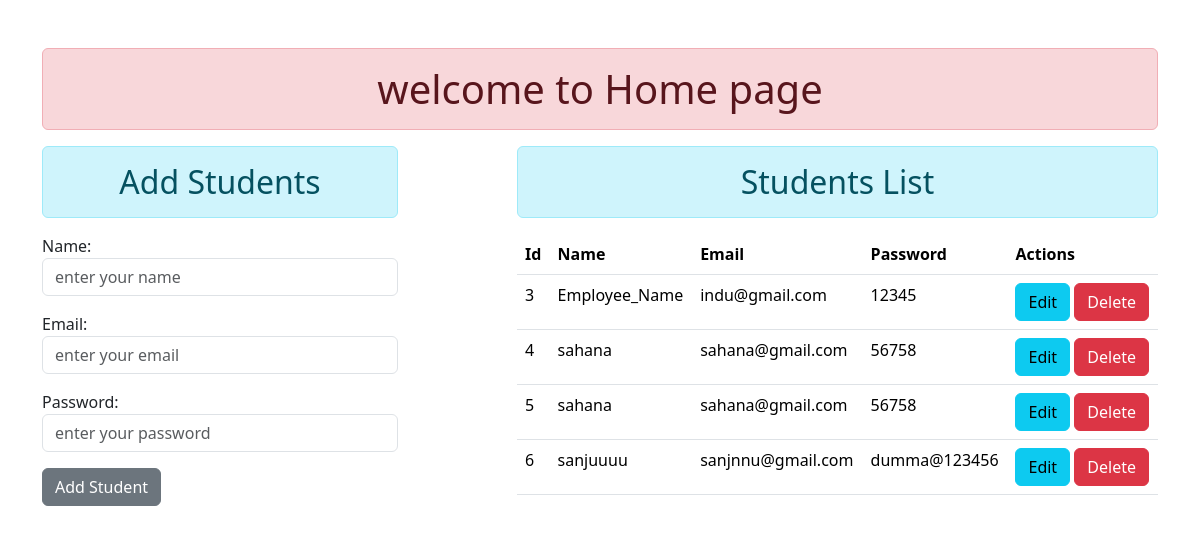
The page / on the database its author committed.
### std_crud/models.py (models this page shows)
class Student(models.Model):
    name = models.CharField(blank=False, max_length=200)
    email = models.EmailField(blank=False)
    password = models.CharField(blank=False, max_length=200)

### std_crud/views.py (the view)
# urls.py: path("",views.home ,name="home"),
def home(request):
    if request.method == "POST":
        std_form = forms.StudentForm(request.POST)
        if std_form.is_valid():
            std_form.save()
        student_form = forms.StudentForm()  # Reinitialize form after saving
    else:
        student_form = forms.StudentForm()
    students = models.Student.objects.all()
    context = {"students": students, "student_form": student_form}
    return render(request, "home.html", context)

### std_crud/forms.py
class StudentForm(forms.ModelForm):
    class Meta:
        model=models.Student
        fields=["name","email","password"]
        widgets={
            'name':forms.TextInput(
                attrs={"class":"form-control","placeholder":"enter your name"}),
             'email':forms.EmailInput(
                attrs={"class":"form-control","placeholder":"enter your email"}),
             'password':forms.TextInput(
                attrs={"class":"form-control","placeholder":"enter your password"}),
        }

### std_crud/templates/home.html (shortened to what this page needs)
{% extends "base.html" %}
{% block content %}
<div class="row">
    <div class="col-md-4 col-12">
        <h2 class="alert alert-info text-center">Add Students</h2>
        <form action="{% url 'home' %}" method="post">
            {{ student_form.as_p }}
            <input type="submit" class="btn btn-secondary" value="Add Student">
        </form>
    </div>
    <div class="col-md-7 offset-md-1 col-12">
        <h2 class="alert alert-info text-center">Students List</h2>
        {% if students %}
        <table class="table table-hover">
            <thead>
                <tr>
                    <th>Id</th>
                    <th>Name</th>
                    <th>Email</th>
                    <th>Password</th>
                    <th>Actions</th>
                </tr>
            </thead>
            <tbody>
                {% for std in students %}
                <tr>
                    <td>{{ std.id }}</td>
                    <td>{{ std.name }}</td>
                    <td>{{ std.email }}</td>
                    <td>{{ std.password }}</td>
                    <td>
                        <a href="{% url 'edit' std.id %}" class="btn btn-info">Edit</a>
                        <a href="{% url 'delete' std.id %}" class="btn btn-danger">Delete</a>
                    </td>
                </tr>
                {% endfor %}
            </tbody>
        </table>
        {% else %}
        <h3 class="alert alert-warning text-center">No Students Found</h3>
        {% endif %}
    </div>
</div>
{% endblock content %}

### std_crud/templates/base.html (shortened to what this page needs)
{% load static %}
<!DOCTYPE html>
<html lang="en">
<head>
    <link rel="stylesheet" href="{% static 'css/boostrap.min.css'%}">
</head>
<body>
    <div class="container mt-5">
        <h1 class="alert alert-danger text-center">welcome to Home page</h1>
        {% block content %}
        {% endblock content %}
    </div>
</body>
</html>

### rows shown on the page
Student: id "3", name "Employee_Name", email "indu@gmail.com", password "12345"
Student: id "4", name "sahana", email "sahana@gmail.com", password "56758"
Student: id "5", name "sahana", email "sahana@gmail.com", password "56758"
Student: id "6", name "sanjuuuu", email "sanjnnu@gmail.com", password "dumma@123456"
